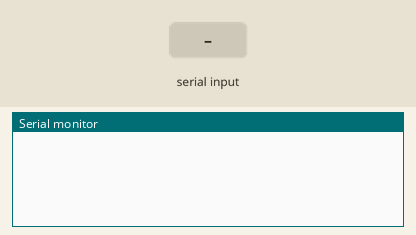
Simulated run of this sketch. Board: Arduino Uno, built with avr-gcc and run on an emulated ATmega328P. Parts: the last lines printed to the serial monitor. Inputs (shaded band) come from the test bench.

Above: at 1.2 s.
1.3 s: byte 30 received over Serial
At 2.3 s:
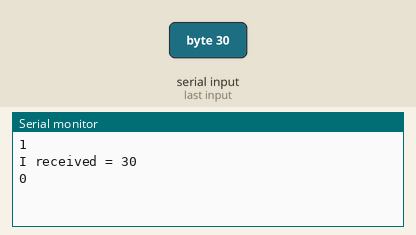
2.8 s: byte 90 received over Serial
At 3.4 s:
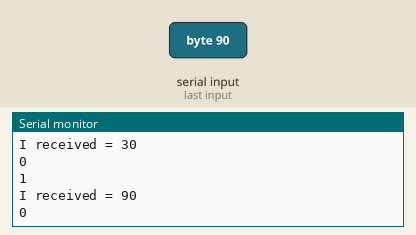
4.3 s: byte 120 received over Serial
At 5.8 s:
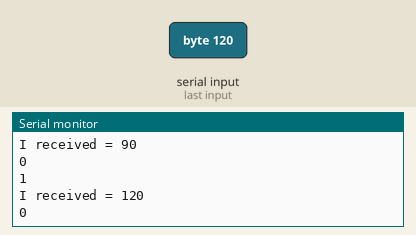

Measured:
- after the input at 1.3 s, the serial monitor: prints a new line at once (image 1)
- after the input at 2.8 s, the serial monitor: prints a new line at once (image 2)
- after the input at 4.3 s, the serial monitor: prints a new line at once (image 3)

The sketch:

serial.ino
```cpp
int read_data = 0;
//char read_data = 0;

void setup() {
  Serial.begin(9600);
}

void loop() {
  if(Serial.available() > 0){
    Serial.println(Serial.available());
    read_data = Serial.read();
    Serial.print("I received = ");
    Serial.println(read_data);
    Serial.println(Serial.available());
  }
}
```
